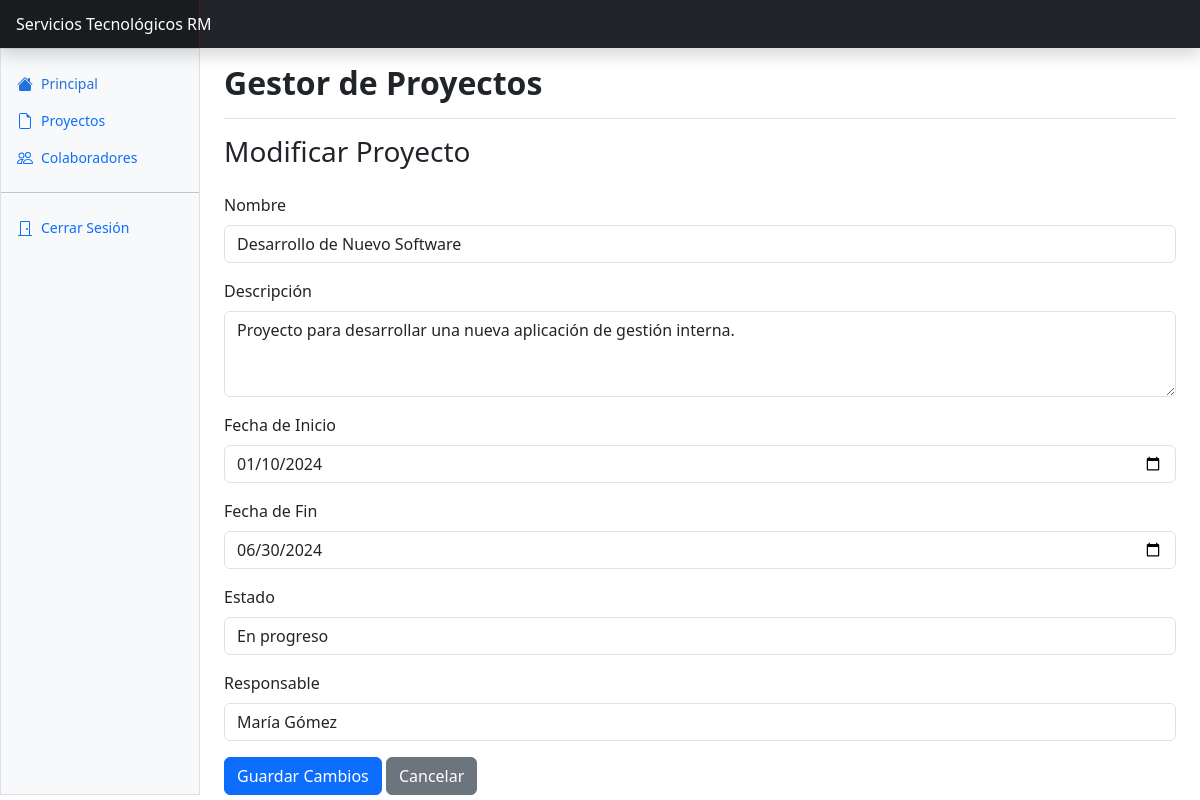
Page /backend/public/modificar_proyecto.php?id=1 on the committed database.
### tables this page shows
CREATE TABLE `proyectos` (
  `id` int(11) NOT NULL,
  `nombre` varchar(255) NOT NULL,
  `descripcion` text DEFAULT NULL,
  `fecha_inicio` date DEFAULT NULL,
  `fecha_fin` date DEFAULT NULL,
  `estado` enum('En progreso','Completado','Pendiente') NOT NULL,
  `responsable_id` int(11) DEFAULT NULL
);

CREATE TABLE `colaboradores` (
  `id` int(11) NOT NULL,
  `nombre` varchar(100) NOT NULL,
  `correo` varchar(100) NOT NULL,
  `telefono` varchar(20) DEFAULT NULL,
  `fecha_creacion` timestamp NULL DEFAULT current_timestamp()
);

### backend/public/modificar_proyecto.php (the view, shortened to what this page needs)
<?php
require_once '../config/db.php';
$id = filter_input(INPUT_GET, 'id', FILTER_SANITIZE_NUMBER_INT);
$sql = "SELECT nombre, descripcion, fecha_inicio, fecha_fin, estado, responsable_id FROM proyectos WHERE id = :id";
$stmt = $pdo->prepare($sql);
$stmt->execute([':id' => $id]);
$proyecto = $stmt->fetch();
$sqlResponsables = "SELECT id, nombre FROM colaboradores";
$stmtResponsables = $pdo->prepare($sqlResponsables);
$stmtResponsables->execute();
$responsables = $stmtResponsables->fetchAll();
include_once "./../views/theme/header.php";
?>
<h3 class="mb-4">Modificar Proyecto</h3>
<form method="POST" action="">
    <div class="mb-3">
        <label for="nombre" class="form-label">Nombre</label>
        <input type="text" class="form-control" id="nombre" name="nombre"
            value="<?= htmlspecialchars($proyecto['nombre']) ?>" required>
    </div>
    <div class="mb-3">
        <label for="descripcion" class="form-label">Descripción</label>
        <textarea class="form-control" id="descripcion" name="descripcion" rows="3"
            required><?= htmlspecialchars($proyecto['descripcion']) ?></textarea>
    </div>
    <div class="mb-3">
        <label for="fecha_inicio" class="form-label">Fecha de Inicio</label>
        <input type="date" class="form-control" id="fecha_inicio" name="fecha_inicio"
            value="<?= htmlspecialchars($proyecto['fecha_inicio']) ?>" required>
    </div>
    <div class="mb-3">
        <label for="fecha_fin" class="form-label">Fecha de Fin</label>
        <input type="date" class="form-control" id="fecha_fin" name="fecha_fin"
            value="<?= htmlspecialchars($proyecto['fecha_fin']) ?>" required>
    </div>
    <div class="mb-3">
        <label for="estado" class="form-label">Estado</label>
        <select class="form-control" id="estado" name="estado" required>
            <option value="En progreso" <?= $proyecto['estado'] === 'En progreso' ? 'selected' : '' ?>>En progreso
            </option>
        </select>
    </div>
    <div class="mb-3">
        <label for="responsable_id" class="form-label">Responsable</label>
        <select class="form-control" id="responsable_id" name="responsable_id" required>
            <?php foreach ($responsables as $responsable): ?>
                <option value="<?= $responsable['id'] ?>" <?= $proyecto['responsable_id'] == $responsable['id'] ? 'selected' : '' ?>>
                    <?= htmlspecialchars($responsable['nombre']) ?>
                </option>
            <?php endforeach; ?>
        </select>
    </div>
    <button type="submit" class="btn btn-primary">Guardar Cambios</button>
    <a href="listar_proyectos.php" class="btn btn-secondary">Cancelar</a>
</form>
<?php include_once "./../views/theme/footer.php"; ?>

### rows in the picture
proyectos: nombre "Desarrollo de Nuevo Software", descripcion "Proyecto para desarrollar una nueva aplicación de gestión interna.", fecha_inicio "01/10/2024", fecha_fin "06/30/2024", estado "En progreso", responsable_id "María Gómez"

### other values in the picture
$title "Gestor de Proyectos"
